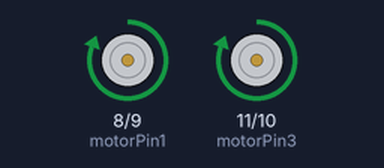
This sketch was run on a simulated Arduino Uno, built with avr-gcc and run on an emulated ATmega328P. Shown: motor-driver pin pairs drawn as motors (green arrow = first pin HIGH = forward, orange = second pin HIGH = backward, longer = more drive, scaled by the enable pin).

Above: at 4.5 s.
At 10.6 s:
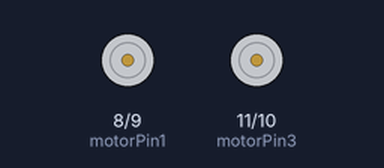
Timing chart, 0 to 15.8 s (numbered marks = the images above):
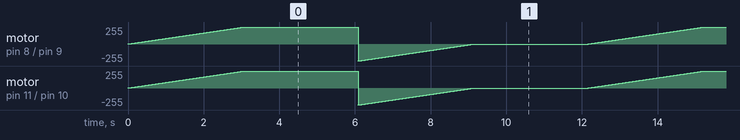

Measured:
- by itself, motor on pin 8 (motorPin1) / pin 9 (motorPin2), motor on pin 11 (motorPin3) / pin 10 (motorPin4): ramps from backward 255/255 to forward 255/255 and jumps back, once every 12.2 s

The sketch:

pwm_auto.ino
```cpp
// Define los pines para los motores
const int enableA = 5;  // Enable para Motor A
const int enableB = 6;  // Enable para Motor B
const int motorPin1 = 8; // Motor 1 dirección
const int motorPin2 = 9; // Motor 1 velocidad
const int motorPin3 = 11; // Motor 2 dirección
const int motorPin4 = 10; // Motor 2 velocidad

void setup() {
  // Configura los pines de los motores
  pinMode(motorPin1, OUTPUT);
  pinMode(motorPin2, OUTPUT);
  pinMode(motorPin3, OUTPUT);
  pinMode(motorPin4, OUTPUT);
  pinMode(enableA, OUTPUT);
  pinMode(enableB, OUTPUT);

  // Inicialmente detiene el auto
  stopCar();
}

void loop() {
  // Avanzar gradualmente hacia adelante
  for (int i = 0; i <= 255; i++) {
    analogWrite(enableA, i);
    analogWrite(enableB, i);
    digitalWrite(motorPin1, HIGH);
    digitalWrite(motorPin2, LOW);
    digitalWrite(motorPin3, HIGH);
    digitalWrite(motorPin4, LOW);
    delay(12); // Controla la velocidad del incremento
  }

  delay(3000); // Mantiene la velocidad máxima durante 3 segundos

  // Retroceder gradualmente hacia atrás
  for (int i = 255; i >= 0; i--) {
    analogWrite(enableA, i);
    analogWrite(enableB, i);
    digitalWrite(motorPin1, LOW);
    digitalWrite(motorPin2, HIGH);
    digitalWrite(motorPin3, LOW);
    digitalWrite(motorPin4, HIGH);
    delay(12); // Controla la velocidad del decremento
  }

  delay(3000); // Mantiene la velocidad máxima en retroceso durante 3 segundos
}

void stopCar() {
  digitalWrite(motorPin1, LOW);
  digitalWrite(motorPin2, LOW);
  digitalWrite(motorPin3, LOW);
  digitalWrite(motorPin4, LOW);
  analogWrite(enableA, 0);
  analogWrite(enableB, 0);
}
```
